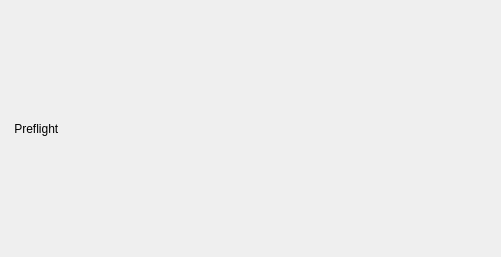
<?xml version="1.0" encoding="UTF-8"?>
<ui version="4.0">
 <class>preflight_widget</class>
 <widget class="QWidget" name="preflight_widget">
  <property name="geometry">
   <rect>
    <x>0</x>
    <y>0</y>
    <width>501</width>
    <height>257</height>
   </rect>
  </property>
  <property name="windowTitle">
   <string>Form</string>
  </property>
  <layout class="QGridLayout" name="gridLayout" rowstretch="0,10">
   <item row="0" column="0">
    <widget class="QLabel" name="label">
     <property name="text">
      <string> Preflight</string>
     </property>
    </widget>
   </item>
   <item row="1" column="0" colspan="2">
    <layout class="QVBoxLayout" name="verticalLayout_preflight"/>
   </item>
  </layout>
 </widget>
 <resources/>
 <connections/>
</ui>
